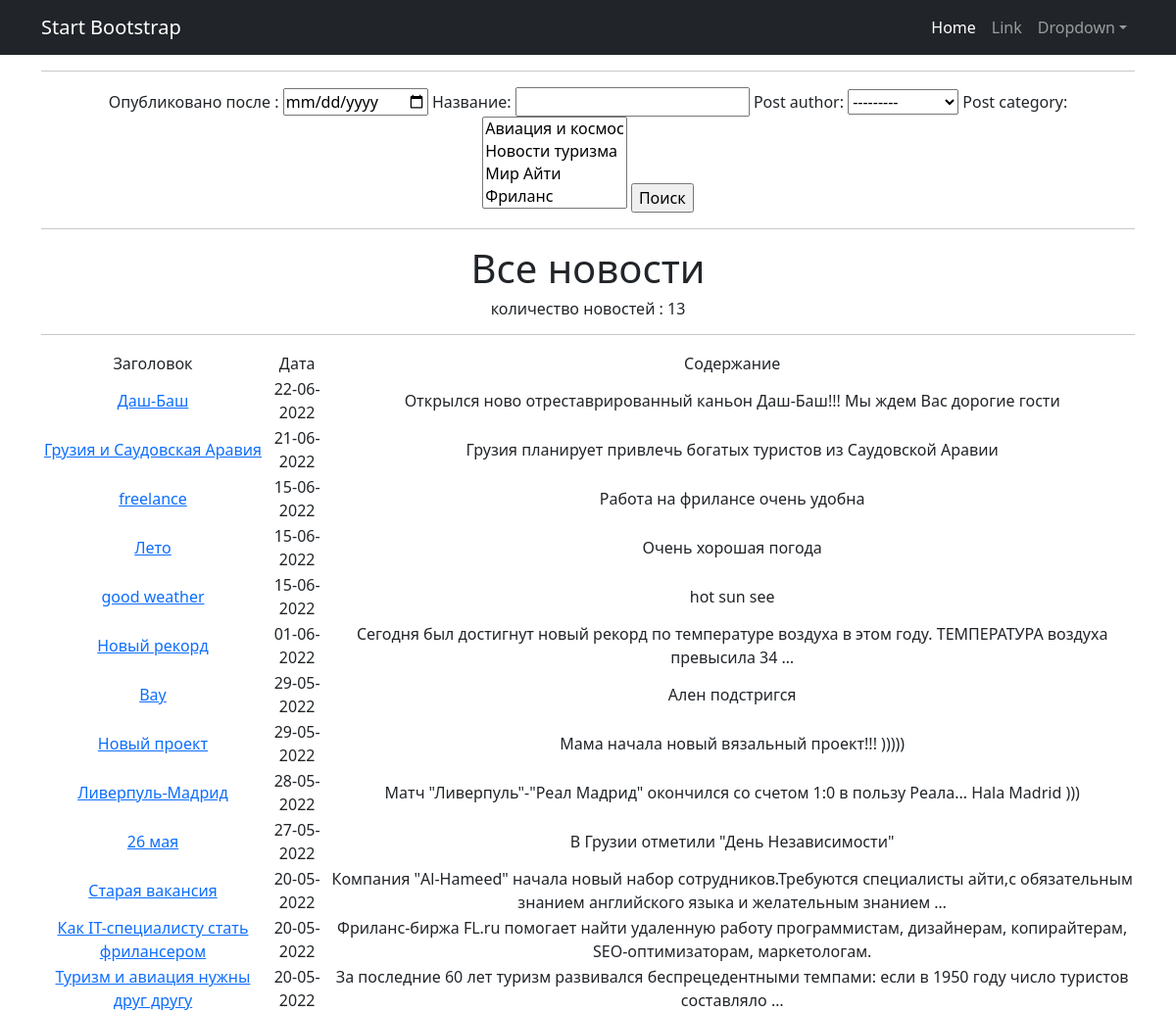
The app's page /news/search/ with its own data.
### news/models.py (models this page shows, shortened)
class Post(models.Model):
    article = 'AR'
    news = 'NW'
    TYPES = [(article, 'статья'), (news, 'новость')]
    post_author = models.ForeignKey(Author, on_delete=models.CASCADE)
    post_type = models.CharField(max_length=2, choices=TYPES)
    post_time_create = models.DateTimeField(auto_now_add=True)
    post_category = models.ManyToManyField(Category, through='PostCategory')
    post_title = models.CharField(max_length=255)
    post_text = models.TextField()
    post_rating = models.IntegerField(default=0)

### news/views.py (the view)
# urls.py: path('search/', Search.as_view()),
class Search(ListView):
    model = Post
    template_name = 'search.html'
    context_object_name = 'post'
    ordering = ['-post_time_create']
    def get_context_data(self, **kwargs):
        l1.error('log-django')
        l2.error('log-security')
        l3.error('log-request')
        l4.error('log-server')
        l5.error('log-template')
        l6.error('log-db')
        context = super().get_context_data(**kwargs)
        context['filter'] = PostFilter(self.request.GET, queryset=self.get_queryset())
        return context

### news/models.py (called while the page is built)
    def __str__(self):
        return f'{self.author}'

    def __str__(self):
        return f'{self.category}'

### templates/search.html (shortened to what this page needs)
{% extends 'flatpages/default.html' %}
{% load custom_filters %}
{% load custom_tags %}
{% block content %}
<hr>
<form method="GET">
    {{ filter.form }}
    <input type="submit" value="Поиск">
</form>
<hr>
   <h1>Все новости </h1>
   <h6>количество новостей : {{ post|length }} </h6>
   <hr>
{% if post %}
    <table>
        <tr>
            <td>Заголовок</td>
            <td>Дата</td>
            <td>Содержание</td>
        </tr>
        {% for post in filter.qs %}
            <tr>
                <td>
                    <a href="{% url 'post' post.id %}">{{ post.post_title }}</a>
                </td>
                <td>
                    {{ post.post_time_create| date:'d-m-Y' }}
                </td>
                <td>
                    {{ post.post_text | truncatewords:15 }}
                </td>
                </tr>
        {% endfor %}
    </table>
{% else %}
    <h2>Новостей нет!</h2>
{% endif %}
{% endblock content %}

### templates/flatpages/default.html (shortened to what this page needs)
<!DOCTYPE html>
<html lang="en">
    <head>
        {% load static %}
        <link href="{% static 'css/styles.css' %}" rel="stylesheet" />
    </head>
    <body>
        {% load cache %}
        {% cache 30 header %}
        <nav class="navbar navbar-expand-lg navbar-dark bg-dark">
            <div class="container">
                <a class="navbar-brand" href="#">Start Bootstrap</a>
                <div class="collapse navbar-collapse" id="navbarSupportedContent">
                    <ul class="navbar-nav ms-auto mb-2 mb-lg-0">
                        <li class="nav-item"><a class="nav-link active" aria-current="page" href="#">Home</a></li>
                        <li class="nav-item"><a class="nav-link" href="#">Link</a></li>
                        <li class="nav-item dropdown">
                            <a class="nav-link dropdown-toggle" id="navbarDropdown" href="#" role="button" data-bs-toggle="dropdown" aria-expanded="false">Dropdown</a>
                        </li>
                    </ul>
                </div>
            </div>
        </nav>
        {% endcache %}
        <div class="container">
            <div class="row">
                 <div class="col-lg-12 text-center">
                    {% block content %}{% endblock content %}
                 </div>
            </div>
        </div>
    </body>
</html>

### records on screen
Post: post_title "Даш-Баш", post_time_create "22-06-2022", post_text "Открылся ново отреставрированный каньон Даш-Баш!!! Мы ждем Вас дорогие гости"
Post: post_title "Грузия и Саудовская Аравия", post_time_create "21-06-2022", post_text "Грузия планирует привлечь богатых туристов из Саудовской Аравии"
Post: post_title "freelance", post_time_create "15-06-2022", post_text "Работа на фрилансе очень удобна"
Post: post_title "Лето", post_time_create "15-06-2022", post_text "Очень хорошая погода"
Post: post_title "good weather", post_time_create "15-06-2022", post_text "hot sun see"
Post: post_title "Новый рекорд", post_time_create "01-06-2022", post_text "Сегодня был достигнут новый рекорд по температуре воздуха в этом году. ТЕМПЕРАТУРА воздуха превысила 34 …"
Post: post_title "Вау", post_time_create "29-05-2022", post_text "Ален подстригся"
Post: post_title "Новый проект", post_time_create "29-05-2022", post_text "Мама начала новый вязальный проект!!! )))))"
Post: post_title "Ливерпуль-Мадрид", post_time_create "28-05-2022", post_text "Матч \"Ливерпуль\"-\"Реал Мадрид\" окончился со счетом 1:0 в пользу Реала... Hala Madrid )))"
Post: post_title "26 мая", post_time_create "27-05-2022", post_text "В Грузии отметили \"День Независимости\""
Post: post_title "Старая вакансия", post_time_create "20-05-2022", post_text "Компания \"Al-Hameed\" начала новый набор сотрудников.Требуются специалисты айти,с обязательным знанием английского языка и желательным знанием …"
Post: post_title "Как IT-специалисту стать фрилансером", post_time_create "20-05-2022", post_text "Фриланс-биржа FL.ru помогает найти удаленную работу программистам, дизайнерам, копирайтерам, SEO-оптимизаторам, маркетологам."
Post: post_title "Туризм и авиация нужны друг другу", post_time_create "20-05-2022", post_text "За последние 60 лет туризм развивался беспрецедентными темпами: если в 1950 году число туристов составляло …"

### other values on screen
{{ post|length }} "13"
